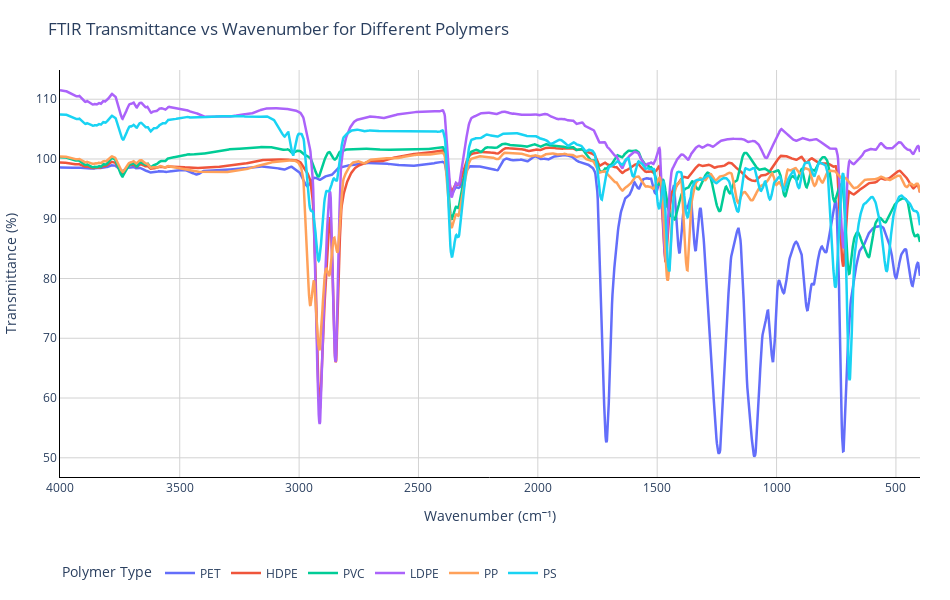

The notebook cell saved with this chart:
### Code cell
# =====================================
# INTERACTIVE FTIR SPECTRA COMPARISON 
# =====================================
import pandas as pd
import numpy as np
import plotly.graph_objects as go
from scipy.signal import savgol_filter

# Load dataset
df = pd.read_csv("FTIR_PLASTIC_c8.csv")

# Identify spectral columns
x_cols = [col for col in df.columns if "Data(x)" in col]
y_cols = [col for col in df.columns if "Data(Y)" in col]

# Get wavenumber values (same for all)
wavenumbers = df[x_cols].iloc[0].values

# Unique polymer types
polymers = df["Polymer"].unique()

# Define Plotly figure
fig = go.Figure()

# Add smoothed traces for each polymer
for polymer in polymers:
    subset = df[df["Polymer"] == polymer]
    mean_trans = subset[y_cols].mean().values
    smoothed = savgol_filter(mean_trans, window_length=21, polyorder=3)
    
    fig.add_trace(go.Scatter(
        x=wavenumbers,
        y=smoothed,
        mode='lines',
        name=polymer,
        line=dict(width=2.5),
        hovertemplate=(
            "<b>Polymer:</b> " + polymer +
            "<br><b>Wavenumber:</b> %{x:.1f} cm⁻¹<br>"
            "<b>Transmittance:</b> %{y:.2f}%<extra></extra>"
        )
    ))

# ==========================================================
# Layout & Styling
# ==========================================================
fig.update_layout(
    title="FTIR Transmittance vs Wavenumber for Different Polymers",
    xaxis=dict(
        title="Wavenumber (cm⁻¹)",
        autorange="reversed",  # FTIR standard: high → low wavenumber
        showgrid=True,
        gridcolor="lightgray",
        showline=True,
        linecolor="black"
    ),
    yaxis=dict(
        title="Transmittance (%)",
        showgrid=True,
        gridcolor="lightgray",
        showline=True,
        linecolor="black"
    ),
    template="plotly_white",
    width=950,
    height=600,
    legend=dict(title="Polymer Type", orientation="h", y=-0.2),
    margin=dict(l=60, r=30, t=70, b=70)
)

fig.show()

### Figure 1 — Plotly figure (JSON) as saved in the notebook; plotly's stock layout.template omitted (floating-point values rounded to 4 significant figures; data arrays with more than 128 entries replaced by an {"elided": "..."} marker saying what was removed)
{"data": [{"hovertemplate": "<b>Polymer:</b> PET<br><b>Wavenumber:</b> %{x:.1f} cm⁻¹<br><b>Transmittance:</b> %{y:.2f}%<extra></extra>", "line": {"width": 2.5}, "mode": "lines", "name": "PET", "type": "scatter", "x": {"elided": "1869 float values"}, "y": {"elided": "1869 float values"}}, {"hovertemplate": "<b>Polymer:</b> HDPE<br><b>Wavenumber:</b> %{x:.1f} cm⁻¹<br><b>Transmittance:</b> %{y:.2f}%<extra></extra>", "line": {"width": 2.5}, "mode": "lines", "name": "HDPE", "type": "scatter", "x": {"elided": "1869 float values"}, "y": {"elided": "1869 float values"}}, {"hovertemplate": "<b>Polymer:</b> PVC<br><b>Wavenumber:</b> %{x:.1f} cm⁻¹<br><b>Transmittance:</b> %{y:.2f}%<extra></extra>", "line": {"width": 2.5}, "mode": "lines", "name": "PVC", "type": "scatter", "x": {"elided": "1869 float values"}, "y": {"elided": "1869 float values"}}, {"hovertemplate": "<b>Polymer:</b> LDPE<br><b>Wavenumber:</b> %{x:.1f} cm⁻¹<br><b>Transmittance:</b> %{y:.2f}%<extra></extra>", "line": {"width": 2.5}, "mode": "lines", "name": "LDPE", "type": "scatter", "x": {"elided": "1869 float values"}, "y": {"elided": "1869 float values"}}, {"hovertemplate": "<b>Polymer:</b> PP<br><b>Wavenumber:</b> %{x:.1f} cm⁻¹<br><b>Transmittance:</b> %{y:.2f}%<extra></extra>", "line": {"width": 2.5}, "mode": "lines", "name": "PP", "type": "scatter", "x": {"elided": "1869 float values"}, "y": {"elided": "1869 float values"}}, {"hovertemplate": "<b>Polymer:</b> PS<br><b>Wavenumber:</b> %{x:.1f} cm⁻¹<br><b>Transmittance:</b> %{y:.2f}%<extra></extra>", "line": {"width": 2.5}, "mode": "lines", "name": "PS", "type": "scatter", "x": {"elided": "1869 float values"}, "y": {"elided": "1869 float values"}}], "layout": {"height": 600, "legend": {"orientation": "h", "title": {"text": "Polymer Type"}, "y": -0.2}, "margin": {"b": 70, "l": 60, "r": 30, "t": 70}, "title": {"text": "FTIR Transmittance vs Wavenumber for Different Polymers"}, "width": 950, "xaxis": {"autorange": "reversed", "gridcolor": "lightgray", "linecolor": "black", "showgrid": true, "showline": true, "title": {"text": "Wavenumber (cm⁻¹)"}}, "yaxis": {"gridcolor": "lightgray", "linecolor": "black", "showgrid": true, "showline": true, "title": {"text": "Transmittance (%)"}}}}
